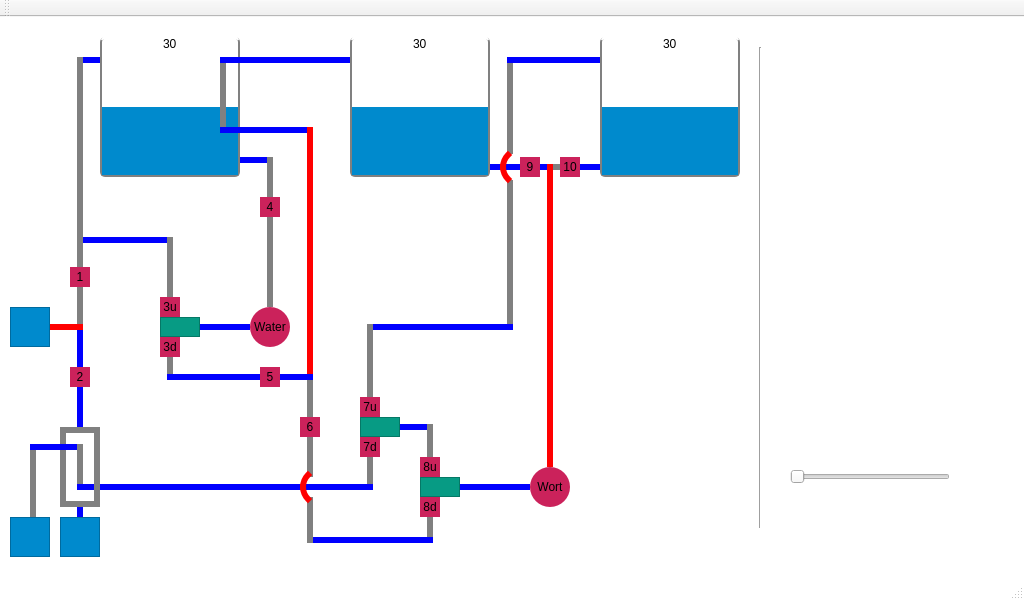
<?xml version="1.0" encoding="UTF-8"?>
<ui version="4.0">
 <class>MainWindow</class>
 <widget class="QMainWindow" name="MainWindow">
  <property name="geometry">
   <rect>
    <x>0</x>
    <y>0</y>
    <width>1024</width>
    <height>600</height>
   </rect>
  </property>
  <property name="windowTitle">
   <string>MainWindow</string>
  </property>
  <property name="styleSheet">
   <string notr="true">QMainWindow {
background: white;
}</string>
  </property>
  <widget class="QWidget" name="centralWidget">
   <widget class="QProgressBar" name="HLT">
    <property name="geometry">
     <rect>
      <x>100</x>
      <y>20</y>
      <width>140</width>
      <height>140</height>
     </rect>
    </property>
    <property name="styleSheet">
     <string notr="true">QProgressBar {
    border: 2px solid grey;
    border-radius: 5px;
	border-top-color: white;
	text-align: top center;
}

QProgressBar::chunk {
    background-color: rgb(0, 138, 205);
    height: 1px;
}</string>
    </property>
    <property name="maximum">
     <number>60</number>
    </property>
    <property name="value">
     <number>30</number>
    </property>
    <property name="orientation">
     <enum>Qt::Vertical</enum>
    </property>
    <property name="invertedAppearance">
     <bool>false</bool>
    </property>
    <property name="format">
     <string>%v</string>
    </property>
   </widget>
   <widget class="QProgressBar" name="MLT">
    <property name="geometry">
     <rect>
      <x>350</x>
      <y>20</y>
      <width>140</width>
      <height>140</height>
     </rect>
    </property>
    <property name="styleSheet">
     <string notr="true">QProgressBar {
    border: 2px solid grey;
    border-radius: 5px;
	border-top-color: white;
	text-align: top center;
}

QProgressBar::chunk {
    background-color: rgb(0, 138, 205);
    height: 1px;
}</string>
    </property>
    <property name="maximum">
     <number>60</number>
    </property>
    <property name="value">
     <number>30</number>
    </property>
    <property name="orientation">
     <enum>Qt::Vertical</enum>
    </property>
    <property name="invertedAppearance">
     <bool>false</bool>
    </property>
    <property name="format">
     <string>%v</string>
    </property>
   </widget>
   <widget class="QProgressBar" name="BLK">
    <property name="geometry">
     <rect>
      <x>600</x>
      <y>20</y>
      <width>140</width>
      <height>140</height>
     </rect>
    </property>
    <property name="styleSheet">
     <string notr="true">QProgressBar {
    border: 2px solid grey;
    border-radius: 5px;
	border-top-color: white;
	text-align: top center;
}

QProgressBar::chunk {
    background-color: rgb(0, 138, 205);
    height: 1px;
}</string>
    </property>
    <property name="maximum">
     <number>60</number>
    </property>
    <property name="value">
     <number>30</number>
    </property>
    <property name="orientation">
     <enum>Qt::Vertical</enum>
    </property>
    <property name="invertedAppearance">
     <bool>false</bool>
    </property>
    <property name="format">
     <string>%v</string>
    </property>
   </widget>
   <widget class="QFrame" name="frame">
    <property name="geometry">
     <rect>
      <x>50</x>
      <y>307</y>
      <width>33</width>
      <height>20</height>
     </rect>
    </property>
    <property name="styleSheet">
     <string notr="true">QFrame {
	border-width: 6px;
	border-style: solid none none none;
	border-color: red;
}</string>
    </property>
    <property name="frameShape">
     <enum>QFrame::StyledPanel</enum>
    </property>
    <property name="frameShadow">
     <enum>QFrame::Raised</enum>
    </property>
   </widget>
   <widget class="QFrame" name="water">
    <property name="geometry">
     <rect>
      <x>10</x>
      <y>290</y>
      <width>40</width>
      <height>40</height>
     </rect>
    </property>
    <property name="styleSheet">
     <string notr="true">QFrame {
	background:rgb(0, 138, 205)
}</string>
    </property>
    <property name="frameShape">
     <enum>QFrame::StyledPanel</enum>
    </property>
    <property name="frameShadow">
     <enum>QFrame::Raised</enum>
    </property>
   </widget>
   <widget class="QSlider" name="sld">
    <property name="geometry">
     <rect>
      <x>790</x>
      <y>450</y>
      <width>160</width>
      <height>19</height>
     </rect>
    </property>
    <property name="orientation">
     <enum>Qt::Horizontal</enum>
    </property>
   </widget>
   <widget class="QPushButton" name="valve2">
    <property name="geometry">
     <rect>
      <x>70</x>
      <y>350</y>
      <width>20</width>
      <height>20</height>
     </rect>
    </property>
    <property name="styleSheet">
     <string notr="true">QPushButton {
    border-radius: 0px;
    background-color: rgb(203, 34, 91);
}

QPushButton:pressed {
    background-color: grey;
}</string>
    </property>
    <property name="text">
     <string>2</string>
    </property>
   </widget>
   <widget class="QFrame" name="frame_2">
    <property name="geometry">
     <rect>
      <x>77</x>
      <y>270</y>
      <width>20</width>
      <height>40</height>
     </rect>
    </property>
    <property name="styleSheet">
     <string notr="true">QFrame {
	border-width: 6px;
	border-style: none none none solid;
	border-color: grey;
}</string>
    </property>
    <property name="frameShape">
     <enum>QFrame::StyledPanel</enum>
    </property>
    <property name="frameShadow">
     <enum>QFrame::Raised</enum>
    </property>
   </widget>
   <widget class="QPushButton" name="valve1">
    <property name="geometry">
     <rect>
      <x>70</x>
      <y>250</y>
      <width>20</width>
      <height>20</height>
     </rect>
    </property>
    <property name="styleSheet">
     <string notr="true">QPushButton {
    border-radius: 0px;
    background-color: rgb(203, 34, 91);
}

QPushButton:pressed {
    background-color: grey;
}</string>
    </property>
    <property name="text">
     <string>1</string>
    </property>
   </widget>
   <widget class="QPushButton" name="valve3u">
    <property name="geometry">
     <rect>
      <x>160</x>
      <y>280</y>
      <width>20</width>
      <height>20</height>
     </rect>
    </property>
    <property name="styleSheet">
     <string notr="true">QPushButton {
    border-radius: 0px;
    background-color: rgb(203, 34, 91);
}

QPushButton:pressed {
    background-color: grey;
}</string>
    </property>
    <property name="text">
     <string>3u</string>
    </property>
   </widget>
   <widget class="QPushButton" name="valve3d">
    <property name="geometry">
     <rect>
      <x>160</x>
      <y>320</y>
      <width>20</width>
      <height>20</height>
     </rect>
    </property>
    <property name="styleSheet">
     <string notr="true">QPushButton {
    border-radius: 0px;
    background-color: rgb(203, 34, 91);
}

QPushButton:pressed {
    background-color: grey;
}</string>
    </property>
    <property name="text">
     <string>3d</string>
    </property>
   </widget>
   <widget class="QPushButton" name="waterPump">
    <property name="geometry">
     <rect>
      <x>250</x>
      <y>290</y>
      <width>40</width>
      <height>40</height>
     </rect>
    </property>
    <property name="styleSheet">
     <string notr="true">QPushButton {
    border-radius: 20px;
    background-color: rgb(203, 34, 91);
}

QPushButton:pressed {
    background-color: grey;
}
</string>
    </property>
    <property name="text">
     <string>Water</string>
    </property>
   </widget>
   <widget class="QFrame" name="valve3">
    <property name="geometry">
     <rect>
      <x>160</x>
      <y>300</y>
      <width>40</width>
      <height>20</height>
     </rect>
    </property>
    <property name="styleSheet">
     <string notr="true">QFrame {
	background: rgb(7, 155, 132);
}</string>
    </property>
    <property name="frameShape">
     <enum>QFrame::StyledPanel</enum>
    </property>
    <property name="frameShadow">
     <enum>QFrame::Raised</enum>
    </property>
   </widget>
   <widget class="Line" name="line">
    <property name="geometry">
     <rect>
      <x>750</x>
      <y>30</y>
      <width>21</width>
      <height>481</height>
     </rect>
    </property>
    <property name="orientation">
     <enum>Qt::Vertical</enum>
    </property>
   </widget>
   <widget class="QFrame" name="frame_3">
    <property name="geometry">
     <rect>
      <x>77</x>
      <y>40</y>
      <width>20</width>
      <height>210</height>
     </rect>
    </property>
    <property name="styleSheet">
     <string notr="true">QFrame {
	border-width: 6px;
	border-style: none none none solid;
	border-color: grey;
}</string>
    </property>
    <property name="frameShape">
     <enum>QFrame::StyledPanel</enum>
    </property>
    <property name="frameShadow">
     <enum>QFrame::Raised</enum>
    </property>
   </widget>
   <widget class="QFrame" name="frame_4">
    <property name="geometry">
     <rect>
      <x>83</x>
      <y>220</y>
      <width>84</width>
      <height>20</height>
     </rect>
    </property>
    <property name="styleSheet">
     <string notr="true">QFrame {
	border-width: 6px;
	border-style: solid none none none;
	border-color: blue;
}</string>
    </property>
    <property name="frameShape">
     <enum>QFrame::StyledPanel</enum>
    </property>
    <property name="frameShadow">
     <enum>QFrame::Raised</enum>
    </property>
   </widget>
   <widget class="QFrame" name="frame_5">
    <property name="geometry">
     <rect>
      <x>167</x>
      <y>220</y>
      <width>20</width>
      <height>60</height>
     </rect>
    </property>
    <property name="styleSheet">
     <string notr="true">QFrame {
	border-width: 6px;
	border-style: none none none solid;
	border-color: grey;
}</string>
    </property>
    <property name="frameShape">
     <enum>QFrame::StyledPanel</enum>
    </property>
    <property name="frameShadow">
     <enum>QFrame::Raised</enum>
    </property>
   </widget>
   <widget class="QFrame" name="frame_6">
    <property name="geometry">
     <rect>
      <x>167</x>
      <y>340</y>
      <width>20</width>
      <height>20</height>
     </rect>
    </property>
    <property name="styleSheet">
     <string notr="true">QFrame {
	border-width: 6px;
	border-style: none none none solid;
	border-color: grey;
}</string>
    </property>
    <property name="frameShape">
     <enum>QFrame::StyledPanel</enum>
    </property>
    <property name="frameShadow">
     <enum>QFrame::Raised</enum>
    </property>
   </widget>
   <widget class="QFrame" name="frame_7">
    <property name="geometry">
     <rect>
      <x>200</x>
      <y>307</y>
      <width>50</width>
      <height>20</height>
     </rect>
    </property>
    <property name="styleSheet">
     <string notr="true">QFrame {
	border-width: 6px;
	border-style: solid none none none;
	border-color: blue;
}</string>
    </property>
    <property name="frameShape">
     <enum>QFrame::StyledPanel</enum>
    </property>
    <property name="frameShadow">
     <enum>QFrame::Raised</enum>
    </property>
   </widget>
   <widget class="QFrame" name="frame_8">
    <property name="geometry">
     <rect>
      <x>267</x>
      <y>200</y>
      <width>20</width>
      <height>90</height>
     </rect>
    </property>
    <property name="styleSheet">
     <string notr="true">QFrame {
	border-width: 6px;
	border-style: none none none solid;
	border-color: grey;
}</string>
    </property>
    <property name="frameShape">
     <enum>QFrame::StyledPanel</enum>
    </property>
    <property name="frameShadow">
     <enum>QFrame::Raised</enum>
    </property>
   </widget>
   <widget class="QFrame" name="frame_9">
    <property name="geometry">
     <rect>
      <x>83</x>
      <y>40</y>
      <width>17</width>
      <height>20</height>
     </rect>
    </property>
    <property name="styleSheet">
     <string notr="true">QFrame {
	border-width: 6px;
	border-style: solid none none none;
	border-color: blue;
}</string>
    </property>
    <property name="frameShape">
     <enum>QFrame::StyledPanel</enum>
    </property>
    <property name="frameShadow">
     <enum>QFrame::Raised</enum>
    </property>
   </widget>
   <widget class="QFrame" name="frame_10">
    <property name="geometry">
     <rect>
      <x>240</x>
      <y>140</y>
      <width>27</width>
      <height>20</height>
     </rect>
    </property>
    <property name="styleSheet">
     <string notr="true">QFrame {
	border-width: 6px;
	border-style: solid none none none;
	border-color: blue;
}</string>
    </property>
    <property name="frameShape">
     <enum>QFrame::StyledPanel</enum>
    </property>
    <property name="frameShadow">
     <enum>QFrame::Raised</enum>
    </property>
   </widget>
   <widget class="QPushButton" name="valve4">
    <property name="geometry">
     <rect>
      <x>260</x>
      <y>180</y>
      <width>20</width>
      <height>20</height>
     </rect>
    </property>
    <property name="styleSheet">
     <string notr="true">QPushButton {
    border-radius: 0px;
    background-color: rgb(203, 34, 91);
}

QPushButton:pressed {
    background-color: grey;
}</string>
    </property>
    <property name="text">
     <string>4</string>
    </property>
   </widget>
   <widget class="QFrame" name="frame_11">
    <property name="geometry">
     <rect>
      <x>267</x>
      <y>140</y>
      <width>20</width>
      <height>40</height>
     </rect>
    </property>
    <property name="styleSheet">
     <string notr="true">QFrame {
	border-width: 6px;
	border-style: none none none solid;
	border-color: grey;
}</string>
    </property>
    <property name="frameShape">
     <enum>QFrame::StyledPanel</enum>
    </property>
    <property name="frameShadow">
     <enum>QFrame::Raised</enum>
    </property>
   </widget>
   <widget class="QFrame" name="frame_12">
    <property name="geometry">
     <rect>
      <x>167</x>
      <y>357</y>
      <width>93</width>
      <height>20</height>
     </rect>
    </property>
    <property name="styleSheet">
     <string notr="true">QFrame {
	border-width: 6px;
	border-style: solid none none none;
	border-color: blue;
}</string>
    </property>
    <property name="frameShape">
     <enum>QFrame::StyledPanel</enum>
    </property>
    <property name="frameShadow">
     <enum>QFrame::Raised</enum>
    </property>
   </widget>
   <widget class="QPushButton" name="valve6">
    <property name="geometry">
     <rect>
      <x>300</x>
      <y>400</y>
      <width>20</width>
      <height>20</height>
     </rect>
    </property>
    <property name="styleSheet">
     <string notr="true">QPushButton {
    border-radius: 0px;
    background-color: rgb(203, 34, 91);
}

QPushButton:pressed {
    background-color: grey;
}</string>
    </property>
    <property name="text">
     <string>6</string>
    </property>
   </widget>
   <widget class="QFrame" name="frame_13">
    <property name="geometry">
     <rect>
      <x>307</x>
      <y>360</y>
      <width>20</width>
      <height>40</height>
     </rect>
    </property>
    <property name="styleSheet">
     <string notr="true">QFrame {
	border-width: 6px;
	border-style: none none none solid;
	border-color: grey;
}</string>
    </property>
    <property name="frameShape">
     <enum>QFrame::StyledPanel</enum>
    </property>
    <property name="frameShadow">
     <enum>QFrame::Raised</enum>
    </property>
   </widget>
   <widget class="QPushButton" name="valve5">
    <property name="geometry">
     <rect>
      <x>260</x>
      <y>350</y>
      <width>20</width>
      <height>20</height>
     </rect>
    </property>
    <property name="styleSheet">
     <string notr="true">QPushButton {
    border-radius: 0px;
    background-color: rgb(203, 34, 91);
}

QPushButton:pressed {
    background-color: grey;
}</string>
    </property>
    <property name="text">
     <string>5</string>
    </property>
   </widget>
   <widget class="QFrame" name="frame_14">
    <property name="geometry">
     <rect>
      <x>280</x>
      <y>357</y>
      <width>33</width>
      <height>20</height>
     </rect>
    </property>
    <property name="styleSheet">
     <string notr="true">QFrame {
	border-width: 6px;
	border-style: solid none none none;
	border-color: blue;
}</string>
    </property>
    <property name="frameShape">
     <enum>QFrame::StyledPanel</enum>
    </property>
    <property name="frameShadow">
     <enum>QFrame::Raised</enum>
    </property>
   </widget>
   <widget class="QFrame" name="frame_15">
    <property name="geometry">
     <rect>
      <x>307</x>
      <y>110</y>
      <width>20</width>
      <height>250</height>
     </rect>
    </property>
    <property name="styleSheet">
     <string notr="true">QFrame {
	border-width: 6px;
	border-style: none none none solid;
	border-color: red;
}</string>
    </property>
    <property name="frameShape">
     <enum>QFrame::StyledPanel</enum>
    </property>
    <property name="frameShadow">
     <enum>QFrame::Raised</enum>
    </property>
   </widget>
   <widget class="QFrame" name="frame_16">
    <property name="geometry">
     <rect>
      <x>220</x>
      <y>110</y>
      <width>87</width>
      <height>20</height>
     </rect>
    </property>
    <property name="styleSheet">
     <string notr="true">QFrame {
	border-width: 6px;
	border-style: solid none none none;
	border-color: blue;
}</string>
    </property>
    <property name="frameShape">
     <enum>QFrame::StyledPanel</enum>
    </property>
    <property name="frameShadow">
     <enum>QFrame::Raised</enum>
    </property>
   </widget>
   <widget class="QFrame" name="frame_17">
    <property name="geometry">
     <rect>
      <x>220</x>
      <y>40</y>
      <width>130</width>
      <height>20</height>
     </rect>
    </property>
    <property name="styleSheet">
     <string notr="true">QFrame {
	border-width: 6px;
	border-style: solid none none none;
	border-color: blue;
}</string>
    </property>
    <property name="frameShape">
     <enum>QFrame::StyledPanel</enum>
    </property>
    <property name="frameShadow">
     <enum>QFrame::Raised</enum>
    </property>
   </widget>
   <widget class="QFrame" name="frame_18">
    <property name="geometry">
     <rect>
      <x>307</x>
      <y>420</y>
      <width>20</width>
      <height>40</height>
     </rect>
    </property>
    <property name="styleSheet">
     <string notr="true">QFrame {
	border-width: 6px;
	border-style: none none none solid;
	border-color: grey;
}</string>
    </property>
    <property name="frameShape">
     <enum>QFrame::StyledPanel</enum>
    </property>
    <property name="frameShadow">
     <enum>QFrame::Raised</enum>
    </property>
   </widget>
   <widget class="QFrame" name="frame_19">
    <property name="geometry">
     <rect>
      <x>300</x>
      <y>450</y>
      <width>40</width>
      <height>40</height>
     </rect>
    </property>
    <property name="styleSheet">
     <string notr="true">QFrame {
	border-width: 6px;
	border-style: none none none solid;
	border-color: red;
	border-radius: 20px;
}</string>
    </property>
    <property name="frameShape">
     <enum>QFrame::StyledPanel</enum>
    </property>
    <property name="frameShadow">
     <enum>QFrame::Raised</enum>
    </property>
   </widget>
   <widget class="QFrame" name="frame_20">
    <property name="geometry">
     <rect>
      <x>307</x>
      <y>480</y>
      <width>20</width>
      <height>46</height>
     </rect>
    </property>
    <property name="styleSheet">
     <string notr="true">QFrame {
	border-width: 6px;
	border-style: none none none solid;
	border-color: grey;
}</string>
    </property>
    <property name="frameShape">
     <enum>QFrame::StyledPanel</enum>
    </property>
    <property name="frameShadow">
     <enum>QFrame::Raised</enum>
    </property>
   </widget>
   <widget class="QPushButton" name="valve7u">
    <property name="geometry">
     <rect>
      <x>360</x>
      <y>380</y>
      <width>20</width>
      <height>20</height>
     </rect>
    </property>
    <property name="styleSheet">
     <string notr="true">QPushButton {
    border-radius: 0px;
    background-color: rgb(203, 34, 91);
}

QPushButton:pressed {
    background-color: grey;
}</string>
    </property>
    <property name="text">
     <string>7u</string>
    </property>
   </widget>
   <widget class="QFrame" name="valve3_2">
    <property name="geometry">
     <rect>
      <x>360</x>
      <y>400</y>
      <width>40</width>
      <height>20</height>
     </rect>
    </property>
    <property name="styleSheet">
     <string notr="true">QFrame {
	background: rgb(7, 155, 132);
}</string>
    </property>
    <property name="frameShape">
     <enum>QFrame::StyledPanel</enum>
    </property>
    <property name="frameShadow">
     <enum>QFrame::Raised</enum>
    </property>
   </widget>
   <widget class="QPushButton" name="valve7d">
    <property name="geometry">
     <rect>
      <x>360</x>
      <y>420</y>
      <width>20</width>
      <height>20</height>
     </rect>
    </property>
    <property name="styleSheet">
     <string notr="true">QPushButton {
    border-radius: 0px;
    background-color: rgb(203, 34, 91);
}

QPushButton:pressed {
    background-color: grey;
}</string>
    </property>
    <property name="text">
     <string>7d</string>
    </property>
   </widget>
   <widget class="QPushButton" name="valve8d">
    <property name="geometry">
     <rect>
      <x>420</x>
      <y>480</y>
      <width>20</width>
      <height>20</height>
     </rect>
    </property>
    <property name="styleSheet">
     <string notr="true">QPushButton {
    border-radius: 0px;
    background-color: rgb(203, 34, 91);
}

QPushButton:pressed {
    background-color: grey;
}</string>
    </property>
    <property name="text">
     <string>8d</string>
    </property>
   </widget>
   <widget class="QFrame" name="valve3_3">
    <property name="geometry">
     <rect>
      <x>420</x>
      <y>460</y>
      <width>40</width>
      <height>20</height>
     </rect>
    </property>
    <property name="styleSheet">
     <string notr="true">QFrame {
	background: rgb(7, 155, 132);
}</string>
    </property>
    <property name="frameShape">
     <enum>QFrame::StyledPanel</enum>
    </property>
    <property name="frameShadow">
     <enum>QFrame::Raised</enum>
    </property>
   </widget>
   <widget class="QPushButton" name="valve8u">
    <property name="geometry">
     <rect>
      <x>420</x>
      <y>440</y>
      <width>20</width>
      <height>20</height>
     </rect>
    </property>
    <property name="styleSheet">
     <string notr="true">QPushButton {
    border-radius: 0px;
    background-color: rgb(203, 34, 91);
}

QPushButton:pressed {
    background-color: grey;
}</string>
    </property>
    <property name="text">
     <string>8u</string>
    </property>
   </widget>
   <widget class="QFrame" name="frame_21">
    <property name="geometry">
     <rect>
      <x>400</x>
      <y>407</y>
      <width>27</width>
      <height>20</height>
     </rect>
    </property>
    <property name="styleSheet">
     <string notr="true">QFrame {
	border-width: 6px;
	border-style: solid none none none;
	border-color: blue;
}</string>
    </property>
    <property name="frameShape">
     <enum>QFrame::StyledPanel</enum>
    </property>
    <property name="frameShadow">
     <enum>QFrame::Raised</enum>
    </property>
   </widget>
   <widget class="QFrame" name="frame_22">
    <property name="geometry">
     <rect>
      <x>427</x>
      <y>407</y>
      <width>20</width>
      <height>33</height>
     </rect>
    </property>
    <property name="styleSheet">
     <string notr="true">QFrame {
	border-width: 6px;
	border-style: none none none solid;
	border-color: grey;
}</string>
    </property>
    <property name="frameShape">
     <enum>QFrame::StyledPanel</enum>
    </property>
    <property name="frameShadow">
     <enum>QFrame::Raised</enum>
    </property>
   </widget>
   <widget class="QPushButton" name="valve9">
    <property name="geometry">
     <rect>
      <x>520</x>
      <y>140</y>
      <width>20</width>
      <height>20</height>
     </rect>
    </property>
    <property name="styleSheet">
     <string notr="true">QPushButton {
    border-radius: 0px;
    background-color: rgb(203, 34, 91);
}

QPushButton:pressed {
    background-color: grey;
}</string>
    </property>
    <property name="text">
     <string>9</string>
    </property>
   </widget>
   <widget class="QPushButton" name="valve10">
    <property name="geometry">
     <rect>
      <x>560</x>
      <y>140</y>
      <width>20</width>
      <height>20</height>
     </rect>
    </property>
    <property name="styleSheet">
     <string notr="true">QPushButton {
    border-radius: 0px;
    background-color: rgb(203, 34, 91);
}

QPushButton:pressed {
    background-color: grey;
}</string>
    </property>
    <property name="text">
     <string>10</string>
    </property>
   </widget>
   <widget class="QFrame" name="frame_23">
    <property name="geometry">
     <rect>
      <x>500</x>
      <y>130</y>
      <width>40</width>
      <height>40</height>
     </rect>
    </property>
    <property name="styleSheet">
     <string notr="true">QFrame {
	border-width: 6px;
	border-style: none none none solid;
	border-color: red;
	border-radius: 20px;
}</string>
    </property>
    <property name="frameShape">
     <enum>QFrame::StyledPanel</enum>
    </property>
    <property name="frameShadow">
     <enum>QFrame::Raised</enum>
    </property>
   </widget>
   <widget class="QFrame" name="frame_24">
    <property name="geometry">
     <rect>
      <x>490</x>
      <y>147</y>
      <width>30</width>
      <height>20</height>
     </rect>
    </property>
    <property name="styleSheet">
     <string notr="true">QFrame {
	border-width: 6px;
	border-style: solid none none none;
	border-color: blue;
}</string>
    </property>
    <property name="frameShape">
     <enum>QFrame::StyledPanel</enum>
    </property>
    <property name="frameShadow">
     <enum>QFrame::Raised</enum>
    </property>
   </widget>
   <widget class="QFrame" name="frame_25">
    <property name="geometry">
     <rect>
      <x>540</x>
      <y>147</y>
      <width>10</width>
      <height>20</height>
     </rect>
    </property>
    <property name="styleSheet">
     <string notr="true">QFrame {
	border-width: 6px;
	border-style: solid none none none;
	border-color: blue;
}</string>
    </property>
    <property name="frameShape">
     <enum>QFrame::StyledPanel</enum>
    </property>
    <property name="frameShadow">
     <enum>QFrame::Raised</enum>
    </property>
   </widget>
   <widget class="QFrame" name="frame_26">
    <property name="geometry">
     <rect>
      <x>580</x>
      <y>147</y>
      <width>20</width>
      <height>20</height>
     </rect>
    </property>
    <property name="styleSheet">
     <string notr="true">QFrame {
	border-width: 6px;
	border-style: solid none none none;
	border-color: blue;
}</string>
    </property>
    <property name="frameShape">
     <enum>QFrame::StyledPanel</enum>
    </property>
    <property name="frameShadow">
     <enum>QFrame::Raised</enum>
    </property>
   </widget>
   <widget class="QFrame" name="frame_27">
    <property name="geometry">
     <rect>
      <x>550</x>
      <y>147</y>
      <width>10</width>
      <height>20</height>
     </rect>
    </property>
    <property name="styleSheet">
     <string notr="true">QFrame {
	border-width: 6px;
	border-style: solid none none none;
	border-color: grey;
}</string>
    </property>
    <property name="frameShape">
     <enum>QFrame::StyledPanel</enum>
    </property>
    <property name="frameShadow">
     <enum>QFrame::Raised</enum>
    </property>
   </widget>
   <widget class="QFrame" name="frame_28">
    <property name="geometry">
     <rect>
      <x>547</x>
      <y>147</y>
      <width>20</width>
      <height>303</height>
     </rect>
    </property>
    <property name="styleSheet">
     <string notr="true">QFrame {
	border-width: 6px;
	border-style: none none none solid;
	border-color: red;
}</string>
    </property>
    <property name="frameShape">
     <enum>QFrame::StyledPanel</enum>
    </property>
    <property name="frameShadow">
     <enum>QFrame::Raised</enum>
    </property>
   </widget>
   <widget class="QFrame" name="frame_29">
    <property name="geometry">
     <rect>
      <x>77</x>
      <y>310</y>
      <width>20</width>
      <height>40</height>
     </rect>
    </property>
    <property name="styleSheet">
     <string notr="true">QFrame {
	border-width: 6px;
	border-style: none none none solid;
	border-color: blue;
}</string>
    </property>
    <property name="frameShape">
     <enum>QFrame::StyledPanel</enum>
    </property>
    <property name="frameShadow">
     <enum>QFrame::Raised</enum>
    </property>
   </widget>
   <widget class="QPushButton" name="wortPump">
    <property name="geometry">
     <rect>
      <x>530</x>
      <y>450</y>
      <width>40</width>
      <height>40</height>
     </rect>
    </property>
    <property name="styleSheet">
     <string notr="true">QPushButton {
    border-radius: 20px;
    background-color: rgb(203, 34, 91);
}

QPushButton:pressed {
    background-color: grey;
}
</string>
    </property>
    <property name="text">
     <string>Wort</string>
    </property>
   </widget>
   <widget class="QFrame" name="frame_30">
    <property name="geometry">
     <rect>
      <x>460</x>
      <y>467</y>
      <width>70</width>
      <height>20</height>
     </rect>
    </property>
    <property name="styleSheet">
     <string notr="true">QFrame {
	border-width: 6px;
	border-style: solid none none none;
	border-color: blue;
}</string>
    </property>
    <property name="frameShape">
     <enum>QFrame::StyledPanel</enum>
    </property>
    <property name="frameShadow">
     <enum>QFrame::Raised</enum>
    </property>
   </widget>
   <widget class="QFrame" name="frame_31">
    <property name="geometry">
     <rect>
      <x>427</x>
      <y>500</y>
      <width>20</width>
      <height>20</height>
     </rect>
    </property>
    <property name="styleSheet">
     <string notr="true">QFrame {
	border-width: 6px;
	border-style: none none none solid;
	border-color: grey;
}</string>
    </property>
    <property name="frameShape">
     <enum>QFrame::StyledPanel</enum>
    </property>
    <property name="frameShadow">
     <enum>QFrame::Raised</enum>
    </property>
   </widget>
   <widget class="QFrame" name="frame_32">
    <property name="geometry">
     <rect>
      <x>313</x>
      <y>520</y>
      <width>120</width>
      <height>20</height>
     </rect>
    </property>
    <property name="styleSheet">
     <string notr="true">QFrame {
	border-width: 6px;
	border-style: solid none none none;
	border-color: blue;
}</string>
    </property>
    <property name="frameShape">
     <enum>QFrame::StyledPanel</enum>
    </property>
    <property name="frameShadow">
     <enum>QFrame::Raised</enum>
    </property>
   </widget>
   <widget class="QFrame" name="frame_33">
    <property name="geometry">
     <rect>
      <x>367</x>
      <y>440</y>
      <width>20</width>
      <height>27</height>
     </rect>
    </property>
    <property name="styleSheet">
     <string notr="true">QFrame {
	border-width: 6px;
	border-style: none none none solid;
	border-color: grey;
}</string>
    </property>
    <property name="frameShape">
     <enum>QFrame::StyledPanel</enum>
    </property>
    <property name="frameShadow">
     <enum>QFrame::Raised</enum>
    </property>
   </widget>
   <widget class="QFrame" name="frame_34">
    <property name="geometry">
     <rect>
      <x>77</x>
      <y>467</y>
      <width>296</width>
      <height>20</height>
     </rect>
    </property>
    <property name="styleSheet">
     <string notr="true">QFrame {
	border-width: 6px;
	border-style: solid none none none;
	border-color: blue;
}</string>
    </property>
    <property name="frameShape">
     <enum>QFrame::StyledPanel</enum>
    </property>
    <property name="frameShadow">
     <enum>QFrame::Raised</enum>
    </property>
   </widget>
   <widget class="QFrame" name="frame_35">
    <property name="geometry">
     <rect>
      <x>367</x>
      <y>307</y>
      <width>20</width>
      <height>73</height>
     </rect>
    </property>
    <property name="styleSheet">
     <string notr="true">QFrame {
	border-width: 6px;
	border-style: none none none solid;
	border-color: grey;
}</string>
    </property>
    <property name="frameShape">
     <enum>QFrame::StyledPanel</enum>
    </property>
    <property name="frameShadow">
     <enum>QFrame::Raised</enum>
    </property>
   </widget>
   <widget class="QFrame" name="frame_36">
    <property name="geometry">
     <rect>
      <x>373</x>
      <y>307</y>
      <width>140</width>
      <height>20</height>
     </rect>
    </property>
    <property name="styleSheet">
     <string notr="true">QFrame {
	border-width: 6px;
	border-style: solid none none none;
	border-color: blue;
}</string>
    </property>
    <property name="frameShape">
     <enum>QFrame::StyledPanel</enum>
    </property>
    <property name="frameShadow">
     <enum>QFrame::Raised</enum>
    </property>
   </widget>
   <widget class="QFrame" name="frame_37">
    <property name="geometry">
     <rect>
      <x>507</x>
      <y>163</y>
      <width>20</width>
      <height>144</height>
     </rect>
    </property>
    <property name="styleSheet">
     <string notr="true">QFrame {
	border-width: 6px;
	border-style: none none none solid;
	border-color: grey;
}</string>
    </property>
    <property name="frameShape">
     <enum>QFrame::StyledPanel</enum>
    </property>
    <property name="frameShadow">
     <enum>QFrame::Raised</enum>
    </property>
   </widget>
   <widget class="QFrame" name="frame_38">
    <property name="geometry">
     <rect>
      <x>507</x>
      <y>46</y>
      <width>20</width>
      <height>91</height>
     </rect>
    </property>
    <property name="styleSheet">
     <string notr="true">QFrame {
	border-width: 6px;
	border-style: none none none solid;
	border-color: grey;
}</string>
    </property>
    <property name="frameShape">
     <enum>QFrame::StyledPanel</enum>
    </property>
    <property name="frameShadow">
     <enum>QFrame::Raised</enum>
    </property>
   </widget>
   <widget class="QFrame" name="frame_39">
    <property name="geometry">
     <rect>
      <x>507</x>
      <y>40</y>
      <width>93</width>
      <height>20</height>
     </rect>
    </property>
    <property name="styleSheet">
     <string notr="true">QFrame {
	border-width: 6px;
	border-style: solid none none none;
	border-color: blue;
}</string>
    </property>
    <property name="frameShape">
     <enum>QFrame::StyledPanel</enum>
    </property>
    <property name="frameShadow">
     <enum>QFrame::Raised</enum>
    </property>
   </widget>
   <widget class="QFrame" name="frame_40">
    <property name="geometry">
     <rect>
      <x>220</x>
      <y>46</y>
      <width>20</width>
      <height>64</height>
     </rect>
    </property>
    <property name="styleSheet">
     <string notr="true">QFrame {
	border-width: 6px;
	border-style: none none none solid;
	border-color: grey;
}</string>
    </property>
    <property name="frameShape">
     <enum>QFrame::StyledPanel</enum>
    </property>
    <property name="frameShadow">
     <enum>QFrame::Raised</enum>
    </property>
   </widget>
   <widget class="QFrame" name="water_2">
    <property name="geometry">
     <rect>
      <x>60</x>
      <y>410</y>
      <width>40</width>
      <height>80</height>
     </rect>
    </property>
    <property name="styleSheet">
     <string notr="true">QFrame {
	border:6px solid grey
}</string>
    </property>
    <property name="frameShape">
     <enum>QFrame::StyledPanel</enum>
    </property>
    <property name="frameShadow">
     <enum>QFrame::Raised</enum>
    </property>
   </widget>
   <widget class="QFrame" name="frame_41">
    <property name="geometry">
     <rect>
      <x>77</x>
      <y>370</y>
      <width>20</width>
      <height>40</height>
     </rect>
    </property>
    <property name="styleSheet">
     <string notr="true">QFrame {
	border-width: 6px;
	border-style: none none none solid;
	border-color: blue;
}</string>
    </property>
    <property name="frameShape">
     <enum>QFrame::StyledPanel</enum>
    </property>
    <property name="frameShadow">
     <enum>QFrame::Raised</enum>
    </property>
   </widget>
   <widget class="QFrame" name="frame_44">
    <property name="geometry">
     <rect>
      <x>77</x>
      <y>490</y>
      <width>20</width>
      <height>10</height>
     </rect>
    </property>
    <property name="styleSheet">
     <string notr="true">QFrame {
	border-width: 6px;
	border-style: none none none solid;
	border-color: blue;
}</string>
    </property>
    <property name="frameShape">
     <enum>QFrame::StyledPanel</enum>
    </property>
    <property name="frameShadow">
     <enum>QFrame::Raised</enum>
    </property>
   </widget>
   <widget class="QFrame" name="frame_45">
    <property name="geometry">
     <rect>
      <x>77</x>
      <y>427</y>
      <width>20</width>
      <height>40</height>
     </rect>
    </property>
    <property name="styleSheet">
     <string notr="true">QFrame {
	border-width: 6px;
	border-style: none none none solid;
	border-color: grey;
}</string>
    </property>
    <property name="frameShape">
     <enum>QFrame::StyledPanel</enum>
    </property>
    <property name="frameShadow">
     <enum>QFrame::Raised</enum>
    </property>
   </widget>
   <widget class="QFrame" name="frame_46">
    <property name="geometry">
     <rect>
      <x>30</x>
      <y>433</y>
      <width>20</width>
      <height>67</height>
     </rect>
    </property>
    <property name="styleSheet">
     <string notr="true">QFrame {
	border-width: 6px;
	border-style: none none none solid;
	border-color: grey;
}</string>
    </property>
    <property name="frameShape">
     <enum>QFrame::StyledPanel</enum>
    </property>
    <property name="frameShadow">
     <enum>QFrame::Raised</enum>
    </property>
   </widget>
   <widget class="QFrame" name="frame_42">
    <property name="geometry">
     <rect>
      <x>30</x>
      <y>427</y>
      <width>47</width>
      <height>20</height>
     </rect>
    </property>
    <property name="styleSheet">
     <string notr="true">QFrame {
	border-width: 6px;
	border-style: solid none none none;
	border-color: blue;
}</string>
    </property>
    <property name="frameShape">
     <enum>QFrame::StyledPanel</enum>
    </property>
    <property name="frameShadow">
     <enum>QFrame::Raised</enum>
    </property>
   </widget>
   <widget class="QFrame" name="water_3">
    <property name="geometry">
     <rect>
      <x>10</x>
      <y>500</y>
      <width>40</width>
      <height>40</height>
     </rect>
    </property>
    <property name="styleSheet">
     <string notr="true">QFrame {
	background:rgb(0, 138, 205)
}</string>
    </property>
    <property name="frameShape">
     <enum>QFrame::StyledPanel</enum>
    </property>
    <property name="frameShadow">
     <enum>QFrame::Raised</enum>
    </property>
   </widget>
   <widget class="QFrame" name="water_4">
    <property name="geometry">
     <rect>
      <x>60</x>
      <y>500</y>
      <width>40</width>
      <height>40</height>
     </rect>
    </property>
    <property name="styleSheet">
     <string notr="true">QFrame {
	background:rgb(0, 138, 205)
}</string>
    </property>
    <property name="frameShape">
     <enum>QFrame::StyledPanel</enum>
    </property>
    <property name="frameShadow">
     <enum>QFrame::Raised</enum>
    </property>
   </widget>
   <zorder>frame_38</zorder>
   <zorder>frame_24</zorder>
   <zorder>frame_34</zorder>
   <zorder>valve3</zorder>
   <zorder>HLT</zorder>
   <zorder>MLT</zorder>
   <zorder>BLK</zorder>
   <zorder>water</zorder>
   <zorder>sld</zorder>
   <zorder>frame_2</zorder>
   <zorder>valve2</zorder>
   <zorder>valve1</zorder>
   <zorder>valve3u</zorder>
   <zorder>valve3d</zorder>
   <zorder>waterPump</zorder>
   <zorder>line</zorder>
   <zorder>frame_3</zorder>
   <zorder>frame_4</zorder>
   <zorder>frame_5</zorder>
   <zorder>frame_6</zorder>
   <zorder>frame_7</zorder>
   <zorder>frame_8</zorder>
   <zorder>frame_9</zorder>
   <zorder>frame_10</zorder>
   <zorder>valve4</zorder>
   <zorder>frame_11</zorder>
   <zorder>frame_12</zorder>
   <zorder>valve6</zorder>
   <zorder>frame_13</zorder>
   <zorder>valve5</zorder>
   <zorder>frame_15</zorder>
   <zorder>frame_14</zorder>
   <zorder>frame_16</zorder>
   <zorder>frame_17</zorder>
   <zorder>frame_18</zorder>
   <zorder>frame_20</zorder>
   <zorder>frame_19</zorder>
   <zorder>valve7u</zorder>
   <zorder>valve3_2</zorder>
   <zorder>valve7d</zorder>
   <zorder>valve8d</zorder>
   <zorder>valve3_3</zorder>
   <zorder>valve8u</zorder>
   <zorder>frame_21</zorder>
   <zorder>frame_22</zorder>
   <zorder>valve9</zorder>
   <zorder>valve10</zorder>
   <zorder>frame_25</zorder>
   <zorder>frame_26</zorder>
   <zorder>frame_27</zorder>
   <zorder>frame_28</zorder>
   <zorder>frame_29</zorder>
   <zorder>frame</zorder>
   <zorder>wortPump</zorder>
   <zorder>frame_30</zorder>
   <zorder>frame_31</zorder>
   <zorder>frame_32</zorder>
   <zorder>frame_33</zorder>
   <zorder>frame_35</zorder>
   <zorder>frame_36</zorder>
   <zorder>frame_37</zorder>
   <zorder>frame_23</zorder>
   <zorder>frame_39</zorder>
   <zorder>frame_40</zorder>
   <zorder>water_2</zorder>
   <zorder>frame_41</zorder>
   <zorder>frame_44</zorder>
   <zorder>frame_45</zorder>
   <zorder>frame_46</zorder>
   <zorder>frame_42</zorder>
   <zorder>water_3</zorder>
   <zorder>water_4</zorder>
  </widget>
  <widget class="QMenuBar" name="menuBar">
   <property name="geometry">
    <rect>
     <x>0</x>
     <y>0</y>
     <width>1024</width>
     <height>21</height>
    </rect>
   </property>
  </widget>
  <widget class="QToolBar" name="mainToolBar">
   <attribute name="toolBarArea">
    <enum>TopToolBarArea</enum>
   </attribute>
   <attribute name="toolBarBreak">
    <bool>false</bool>
   </attribute>
  </widget>
  <widget class="QStatusBar" name="statusBar"/>
 </widget>
 <layoutdefault spacing="6" margin="11"/>
 <resources/>
 <connections/>
</ui>
